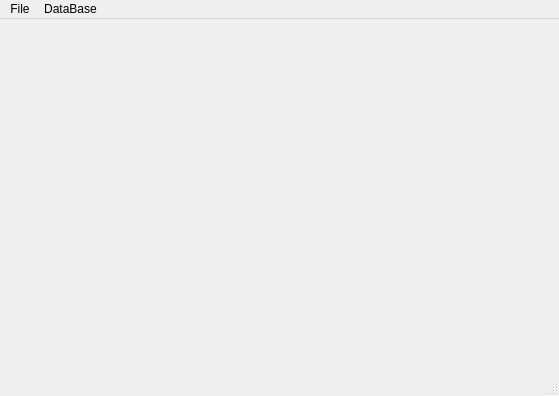
<?xml version="1.0" encoding="UTF-8"?>
<ui version="4.0">
 <class>MainWindow</class>
 <widget class="QMainWindow" name="MainWindow">
  <property name="geometry">
   <rect>
    <x>0</x>
    <y>0</y>
    <width>559</width>
    <height>396</height>
   </rect>
  </property>
  <property name="windowTitle">
   <string>MainWindow</string>
  </property>
  <widget class="QWidget" name="centralwidget">
   <layout class="QVBoxLayout" name="verticalLayout">
    <property name="leftMargin">
     <number>0</number>
    </property>
    <property name="topMargin">
     <number>0</number>
    </property>
    <property name="rightMargin">
     <number>0</number>
    </property>
    <property name="bottomMargin">
     <number>0</number>
    </property>
   </layout>
  </widget>
  <widget class="QMenuBar" name="menubar">
   <property name="geometry">
    <rect>
     <x>0</x>
     <y>0</y>
     <width>559</width>
     <height>22</height>
    </rect>
   </property>
   <widget class="QMenu" name="menuFile">
    <property name="title">
     <string>File</string>
    </property>
    <addaction name="separator"/>
    <addaction name="actionNew_mosaic"/>
    <addaction name="actionExport"/>
    <addaction name="separator"/>
    <addaction name="actionQuit"/>
   </widget>
   <widget class="QMenu" name="menuDataBase">
    <property name="title">
     <string>DataBase</string>
    </property>
    <addaction name="actionExplore_new_path_2"/>
   </widget>
   <addaction name="menuFile"/>
   <addaction name="menuDataBase"/>
  </widget>
  <widget class="QStatusBar" name="statusbar"/>
  <action name="actionQuit">
   <property name="text">
    <string>Quit</string>
   </property>
  </action>
  <action name="actionExplore_new_path">
   <property name="text">
    <string>Explore new path...</string>
   </property>
  </action>
  <action name="actionNew_mosaic">
   <property name="text">
    <string>New mosaic</string>
   </property>
  </action>
  <action name="actionExport">
   <property name="text">
    <string>Export</string>
   </property>
  </action>
  <action name="actionExplore_new_path_2">
   <property name="text">
    <string>Explore new path...</string>
   </property>
  </action>
 </widget>
 <resources/>
 <connections/>
</ui>
